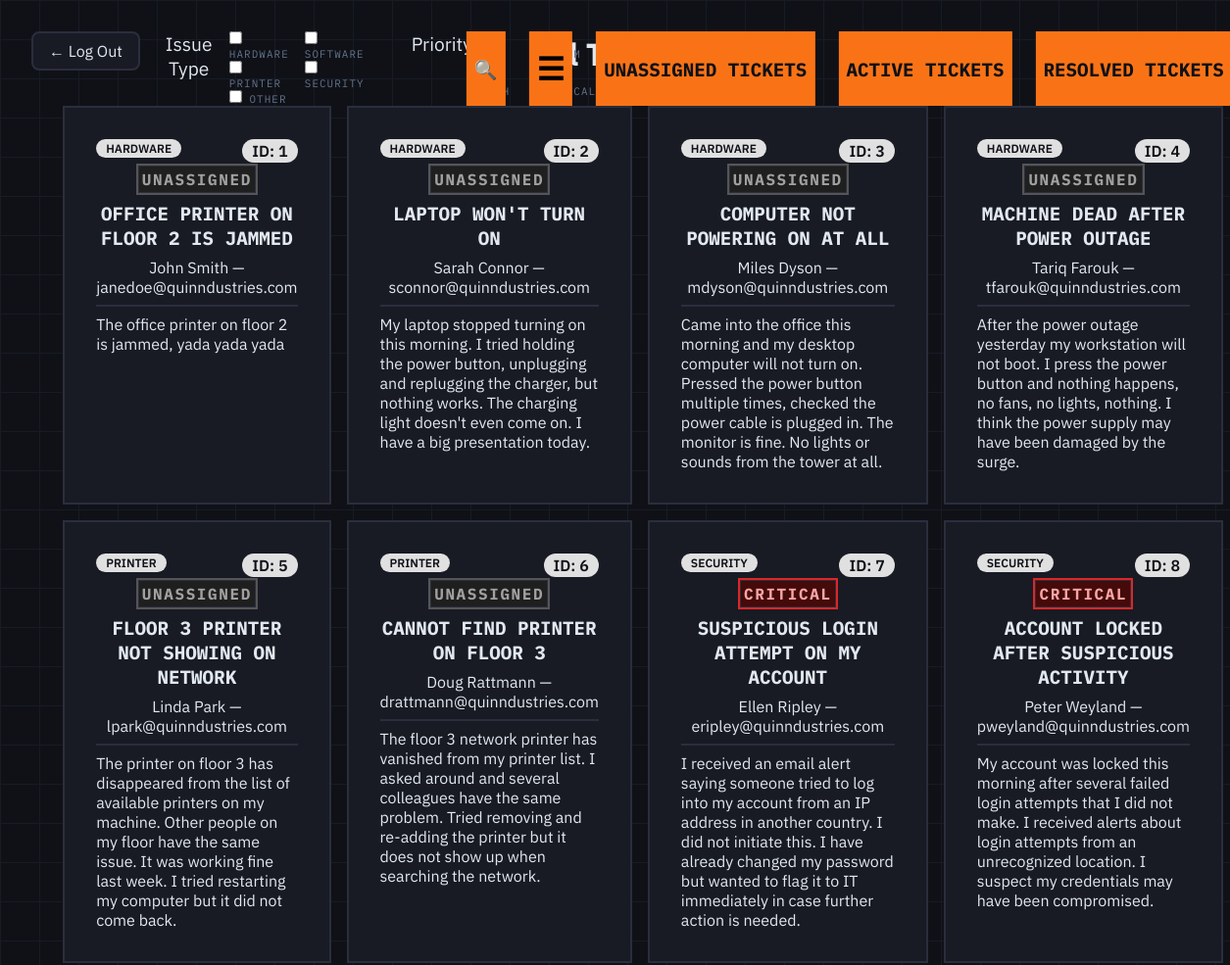
Before: /tickets/view (signed in, upper part) with the older database file.
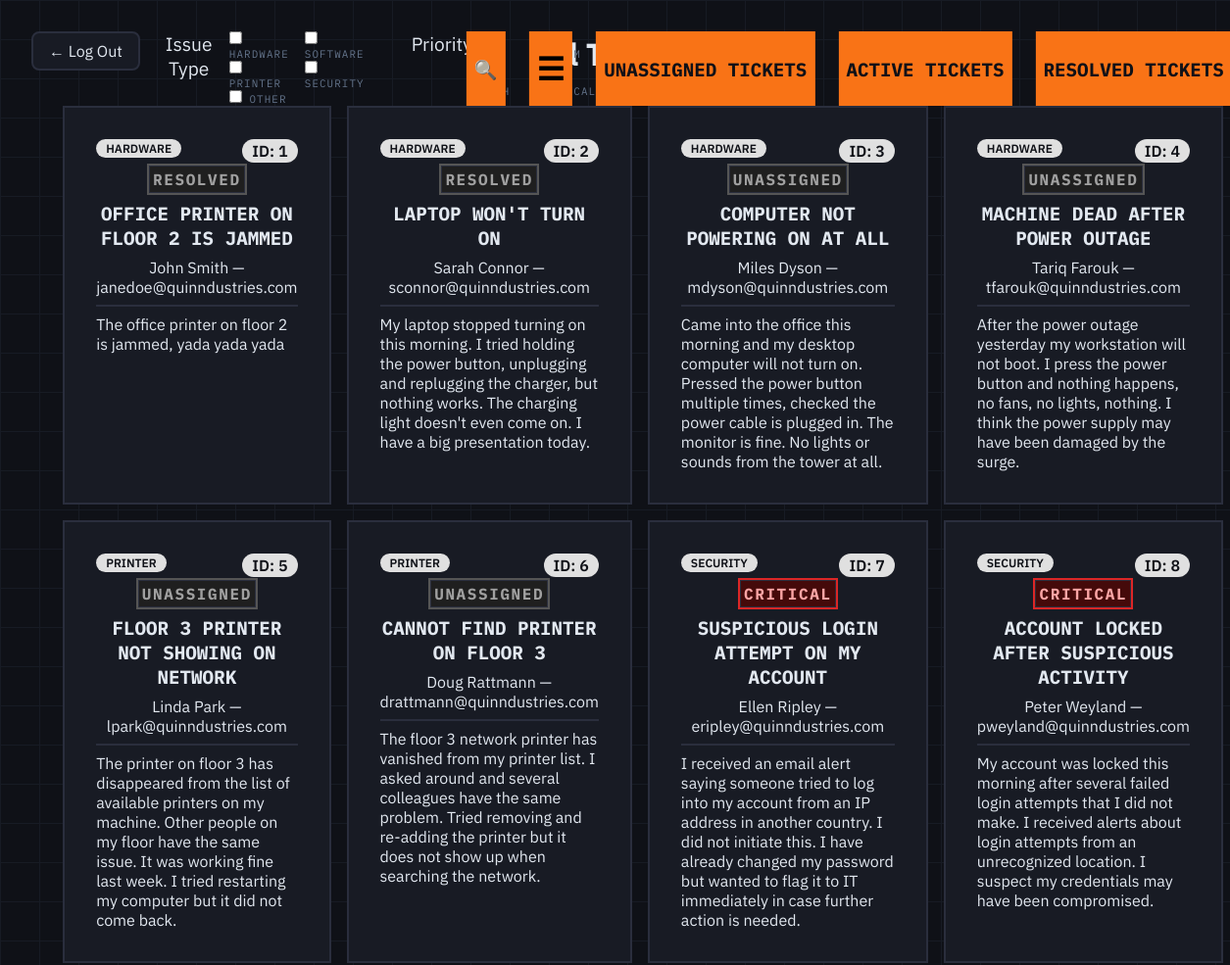
After: the same page with the newer database file.
### tables this page shows
CREATE TABLE tickets (
            id INTEGER PRIMARY KEY AUTOINCREMENT,
            ticketer_name TEXT NOT NULL,
            ticketer_email TEXT NOT NULL,
            issue_type TEXT NOT NULL,
            priority TEXT,
            summary TEXT NOT NULL,
            description TEXT NOT NULL,
            status TEXT NOT NULL,
            resolution_details TEXT,
            specialist_username_assigned TEXT,
            submission_date TEXT NOT NULL,
            assignment_date TEXT,
            resolution_date TEXT   
            );

### app.py (the view)
@app.route('/tickets/view', methods=['GET'])
def viewTickets():
    auth_error = it_only_check()
    if auth_error:
        return render_template("login.html")
    page = request.args.get('page', 1, type=int)
    tab = request.args.get('tab','all')
    if page < 1:
        return jsonify({"error": "invalid page number"}), 400
    if not tab in ['unassigned','active','resolved', 'all']:
        return jsonify({"error": "invalid tab type"}), 400
    db = get_db()
    if tab == 'all':
        total = db.execute('SELECT COUNT(*) FROM tickets').fetchone()[0]
        tickets = db.execute('SELECT * FROM tickets LIMIT ? OFFSET ?', (TICKETS_PER_PAGE, (page-1) * TICKETS_PER_PAGE,)).fetchall()
    else:
        total = db.execute('SELECT COUNT(*) FROM tickets WHERE status = ?', (tab,)).fetchone()[0]
        tickets = db.execute('SELECT * FROM tickets WHERE status = ? LIMIT ? OFFSET ?', (tab, TICKETS_PER_PAGE, (page-1) * TICKETS_PER_PAGE,)).fetchall()
    db.close()
    max_page = max(1, -(-total // TICKETS_PER_PAGE))
    if page > max_page:
        return redirect(f'/tickets/view?tab={tab}&page={max_page}')
    return render_template("tickets.html", tickets=[dict(t) for t in tickets], tab=tab, page_num = page, has_next=(page * TICKETS_PER_PAGE) < total)

### app.py (called while the page is built)
def it_only_check():
    if not session.get("is_it_department"):
        return jsonify({"error": "unauthorized"}), 403
    return None

### database.py (called while the page is built)
def get_db():
    conn = sqlite3.connect(DATABASE)
    conn.row_factory = sqlite3.Row
    return conn

### templates/tickets.html (shortened to what this page needs)
<!DOCTYPE html>
<html lang="en">
<head>
  <link href="/static/ticketstyles.css" rel="stylesheet">
</head>
<body>
  <h1 id="page-title"> {{tab | capitalize}} Tickets</h1>
  <a class="return-arrow" onclick="logout()">← Log Out</a>
  <nav id="ticket-list-navbar">
    <div id="navbar-left">
      <div id="issue-type-filter" class="filter-category">
        <p class="filter-label">Issue Type</p>
        <div class="filter-group">
          <label><input type="checkbox" value="hardware" onchange="applyFilters()"> Hardware</label>
          <label><input type="checkbox" value="software" onchange="applyFilters()"> Software</label>
          <label><input type="checkbox" value="printer" onchange="applyFilters()"> Printer</label>
          <label><input type="checkbox" value="security" onchange="applyFilters()"> Security</label>
          <label><input type="checkbox" value="other" onchange="applyFilters()"> Other</label>
        </div>
      </div>
      <div id ="priority-filter" class="filter-category">
        <p class="filter-label">Priority</p>
        <div class="filter-group">
          <label><input type="checkbox" value="low" onchange="applyFilters()"> Low</label>
          <label><input type="checkbox" value="medium" onchange="applyFilters()"> Medium</label>
          <label><input type="checkbox" value="high" onchange="applyFilters()"> High</label>
          <label><input type="checkbox" value="critical" onchange="applyFilters()"> Critical</label>
        </div>
      </div>
    </div>
    <div id="navbar-right">
      <button id="search-btn" class="toggle btn" onclick="toggleSearch()" ><span id="search-icon">🔍</span></button>
      <button id="toggle-display-btn" class="toggle btn" onclick="toggleLayout()" ><span id="toggle-icon">☰</span></button>
      <div id="status-btn-container">
        <a id="unassigned-btn" class="btn" href="/tickets/view?tab=unassigned&amp;page={{page_num}}">Unassigned Tickets</a>
        <a id="active-btn" class="btn" href="/tickets/view?tab=active&amp;page={{page_num}}">Active Tickets</a>
        <a id="resolved-btn" class="btn" href="/tickets/view?tab=resolved&amp;page={{page_num}}">Resolved Tickets</a>
      </div>
    </div>
  </nav>
  {% if tickets %}
  <section id="ticket-list" class="ticket-list grid-view">
      {% for ticket in tickets%}
        <a href="/tickets/view/{{ticket.id}}">
          <div class="ticket-card">
            <p class="id-badge">ID: {{ ticket.id }}</p>
            <div class="ticket-header">
              <p class="badge">{{ ticket.issue_type }}</p>
              {% if ticket.status == 'active' %}
                <div class="priority priority-{{ ticket.priority }}">{{ ticket.priority }}</div>
              {% else %}
              <div class="priority priority-inactive">{{ ticket.status }}</div>
              {% endif %}
            </div>
            <h3>{{ ticket.summary }}</h3>
            <p class="ticket-meta">{{ ticket.ticketer_name }} — {{ ticket.ticketer_email }}</p>
            <p class="ticket-description">{{ ticket.description | truncate(240) }}</p>
          </div>
        </a>
      {% endfor %}
  </section>
  {% else %}
      <p id="no-tickets">No tickets yet.</p>
  {% endif %}
</body>
</html>

### static/ticketstyles.css (style rules this page uses)
*, *::before, *::after { box-sizing: border-box; margin: 0; padding: 0; }
html { scroll-behavior: smooth; }
:root { --bg: #0f1117; --surface: #181b24; --border: #2a2e3d; --accent: #f97316; --accent2: #3b82f6; --text: #e2e8f0; --muted: #64748b; --mono: 'IBM Plex Mono', monospace; --sans: 'IBM Plex Sans', sans-serif; }
body { background: var(--bg); color: var(--text); font-family: var(--sans); min-height: 100vh; overflow-x: hidden; padding: 0.1rem; }
body::before { content: ''; position: fixed; inset: 0; background-image: linear-gradient(var(--border) 1px, transparent 1px), linear-gradient(90deg, var(--border) 1px, transparent 1px); background-size: 40px 40px; opacity: 0.35; pointer-events: none; z-index: -1; }
h1 { padding-bottom: 2rem; text-align: center; margin-top: 2rem; }
#ticket-list-navbar { display: flex; flex-flow: row nowrap; justify-content: space-between; position: absolute; top: 0; left: 50%; transform: translateX(-50%); width: 95%; }
#navbar-left { display: flex; flex-flow: row nowrap; justify-content: flex-end; gap: 3rem; margin-top: 2rem; margin-left: 8rem; }
.filter-category { display: flex; flex-flow: row nowrap; gap: 0.5rem; }
.filter-group { display: grid; grid-template-columns: 1fr 1fr; column-gap: 1rem; }
.filter-label { text-align: center; display: inline-block; vertical-align: middle; font-size: 1.2rem; }
#navbar-right { display: flex; flex-flow: row nowrap; justify-content: flex-end; gap: 1.5rem; margin-top: 2rem; }
.ticket-list { padding-bottom: 5rem; }
.ticket-list.grid-view { margin: 0rem auto; width: 90%; display: grid; grid-template-columns: 1fr 1fr 1fr 1fr; gap: 1rem; justify-items: center; }
a { width: 100%; text-decoration: none; color: var(--text); }
.ticket-list.grid-view .ticket-card, .ticket-card-expanded { position: relative; border: 2px solid var(--border); background-color: var(--surface); padding: 2rem; width: 100%; height: 100%; min-width: 0; }
.ticket-list.grid-view .id-badge, .ticket-card-expanded .id-badge { position: absolute; right: 2rem; top: 2rem; width: fit-content; padding: 2px 10px; border-radius: 999px; font-size: 1rem; font-weight: 600; text-transform: uppercase; background: #e0e0e0; color: var(--bg); z-index: 1; }
.ticket-list.grid-view .badge, .ticket-card-expanded .badge { width: fit-content; padding: 2px 10px; border-radius: 999px; font-size: 0.75rem; font-weight: 600; text-transform: uppercase; background: #e0e0e0; color: var(--bg) }
.ticket-list.grid-view h3, .ticket-card-expanded h3 { margin: 0.5rem 0; font-family: var(--mono); font-size: 1.2rem; text-align: center; text-transform: uppercase; font-weight: bold; }
.ticket-list.grid-view .ticket-meta, .ticket-card-expanded .ticket-meta { border-bottom: 2px solid var(--border); padding-bottom: 0.5rem; margin: 0.5rem 0; text-align: center; }
.ticket-list.grid-view .priority, .ticket-card-expanded .priority { padding: 0.2rem; border: 1px solid var(--border); width: fit-content; margin: 0.5rem auto; text-align: center; font-family: var(--mono); font-weight: bold; text-transform: uppercase; letter-spacing: 0.1rem; }
.priority-critical { background: #450a0a; color: #fca5a5; outline: 2px solid #dc2626; }
.priority-inactive { background: #1f1f1f; color: #a0a0a0; outline: 2px solid #555; }
.ticket-list.grid-view .ticket-description { width: 100%; overflow-wrap: anywhere; word-break: break-word; }
#toggle-icon { font-size: 2rem; color: black; }
.return-arrow { position: absolute; top: 1rem; left: 1rem; display: inline-block; width: fit-content; height: fit-content; padding: 0.5rem 1rem; margin: 1rem; border: 2px solid var(--border); background: var(--surface); color: var(--text); text-decoration: none; border-radius: 8px; z-index: 99; }
.btn { font-size: 1.2rem; font-weight: bold; font-family: var(--mono); text-transform: uppercase; color: var(--bg); background-color: var(--accent); border: none; text-decoration: none; text-align: center; padding: 0.5rem; max-width: 700px; width: fit-content; }
.btn.toggle { width: 3rem; }
#unassigned-btn, #active-btn, #resolved-btn, #all-btn { height: 100%; }
#status-btn-container { display: flex; align-items: center; gap: 1.5rem; min-width: fit-content; }
#status-btn-container .btn { display: flex; align-items: center; flex-shrink: 0; }
label { font-family: var(--mono); font-size: 0.68rem; letter-spacing: 0.1em; text-transform: uppercase; color: var(--muted); }
.priority { width: 100%; }

Changed rows visible on the page:
changed tickets "OFFICE PRINTER ON FLOOR 2 IS JAMMED": status "UNASSIGNED" → "RESOLVED"
changed tickets "LAPTOP WON'T TURN ON": status "UNASSIGNED" → "RESOLVED"
